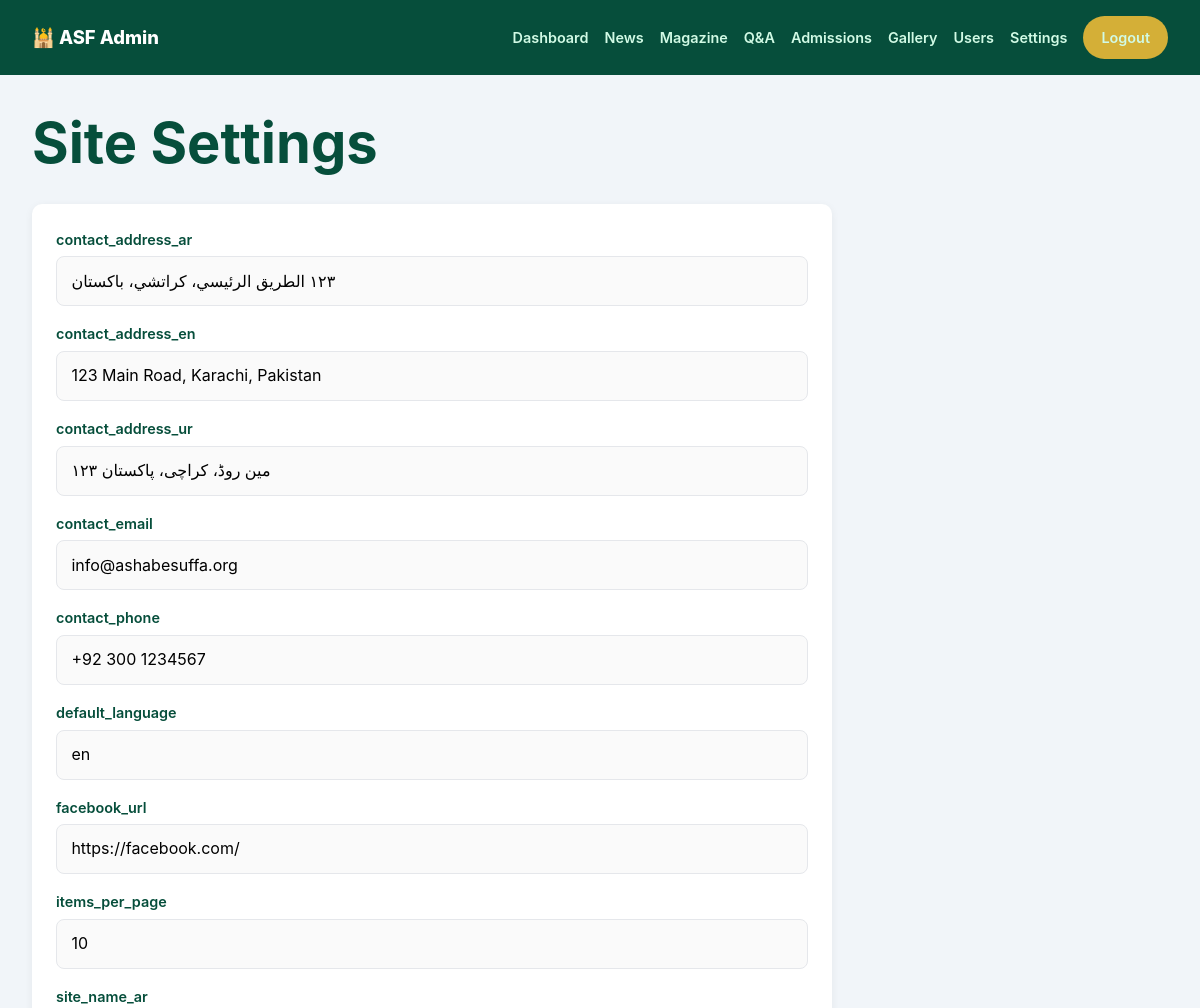
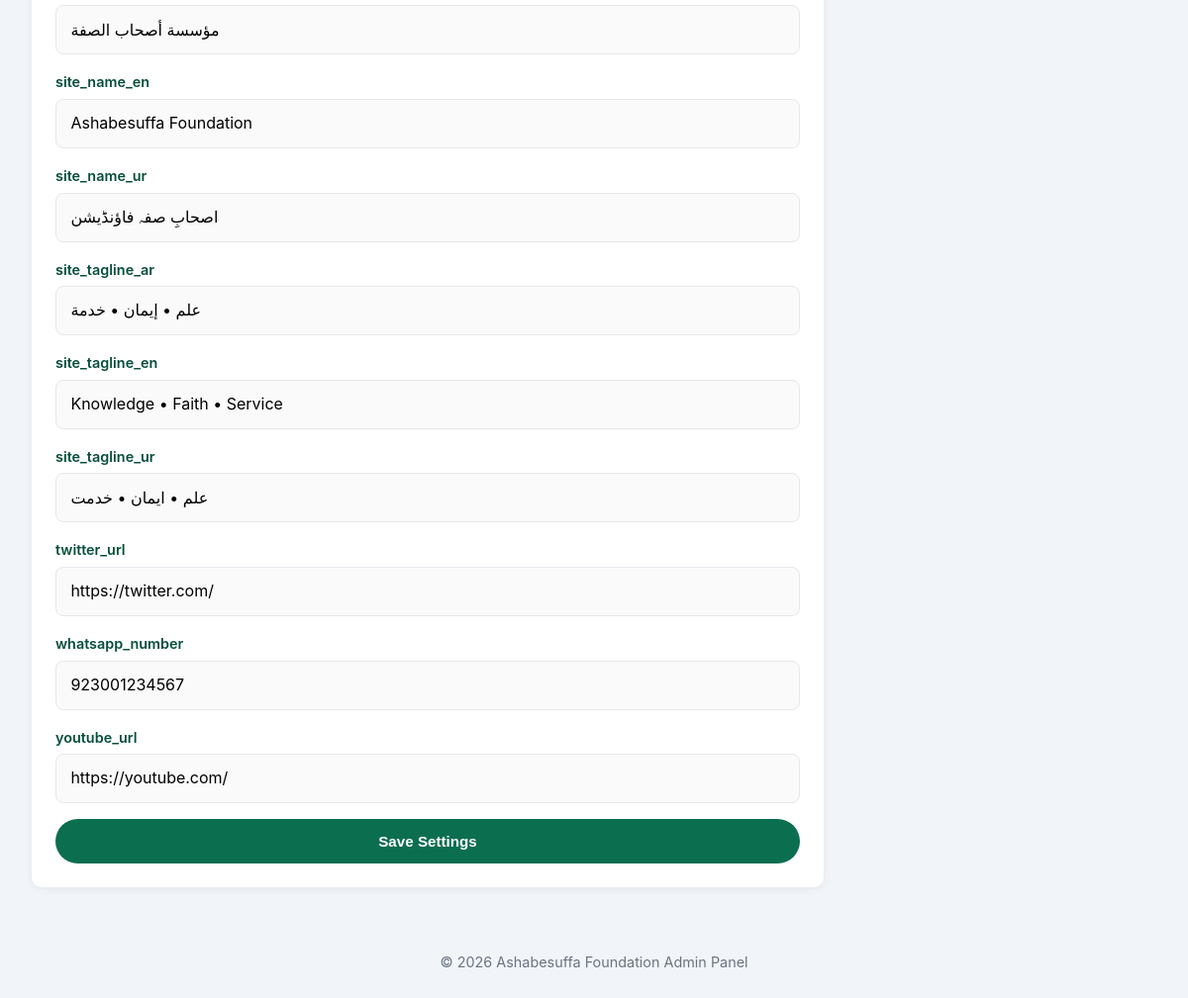
Screenshot of /admin/settings.php (signed in) with the database file from the repository (2 pictures, top to bottom).
### tables this page shows
CREATE TABLE settings (
  id INT UNSIGNED AUTO_INCREMENT PRIMARY KEY,
  setting_key VARCHAR(80) NOT NULL UNIQUE,
  setting_value TEXT,
  updated_at TIMESTAMP DEFAULT CURRENT_TIMESTAMP ON UPDATE CURRENT_TIMESTAMP
);

### config/database.php (called while the page is built, shortened)
<?php
function db() {
    static $pdo = null;
    if ($pdo === null) {
        $dsn = 'mysql:host=' . DB_HOST . ';dbname=' . DB_NAME . ';charset=' . DB_CHARSET;
        $options = [
            PDO::ATTR_ERRMODE            => PDO::ERRMODE_EXCEPTION,
            PDO::ATTR_DEFAULT_FETCH_MODE => PDO::FETCH_ASSOC,
            PDO::ATTR_EMULATE_PREPARES   => false,
            PDO::MYSQL_ATTR_INIT_COMMAND => "SET NAMES utf8mb4 COLLATE utf8mb4_unicode_ci"
        ];
        try {
            $pdo = new PDO($dsn, DB_USER, DB_PASS, $options);
        } catch (PDOException $e) {
            die('Database connection failed: ' . htmlspecialchars($e->getMessage()));
        }
    }
    return $pdo;
}

### includes/functions.php (called while the page is built, shortened)
<?php
function e($str) {
    return htmlspecialchars((string)$str, ENT_QUOTES | ENT_SUBSTITUTE, 'UTF-8');
}

### admin/settings.php (the view, shortened to what this page needs)
<?php
$settings = db()->query("SELECT * FROM settings ORDER BY setting_key")->fetchAll();
?>
<!DOCTYPE html><html><head><meta charset="UTF-8"><title>Settings</title>
<link rel="stylesheet" href="<?= BASE_URL ?>css/style.css"><link rel="stylesheet" href="<?= BASE_URL ?>css/admin.css"></head>
<body class="admin-body">
<?php require __DIR__ . '/includes/admin-header.php'; ?>
<main class="admin-main">
  <h1>Site Settings</h1>
  <form method="post" class="admin-form">
    <?php foreach ($settings as $s): ?>
      <div class="form-group">
        <label><?= e($s['setting_key']) ?></label>
        <input name="setting_<?= e($s['setting_key']) ?>" value="<?= e($s['setting_value']) ?>">
      </div>
    <?php endforeach; ?>
    <button class="btn btn-primary">Save Settings</button>
  </form>
</main>
<?php require __DIR__ . '/includes/admin-footer.php'; ?>

### admin/includes/admin-header.php
<header class="admin-header">
  <a href="<?= BASE_URL ?>admin/dashboard.php" class="admin-logo">🕌 ASF Admin</a>
  <nav class="admin-nav">
    <a href="<?= BASE_URL ?>admin/dashboard.php">Dashboard</a>
    <a href="<?= BASE_URL ?>admin/news.php">News</a>
    <a href="<?= BASE_URL ?>admin/magazine.php">Magazine</a>
    <a href="<?= BASE_URL ?>admin/questions.php">Q&A</a>
    <a href="<?= BASE_URL ?>admin/admissions.php">Admissions</a>
    <a href="<?= BASE_URL ?>admin/gallery.php">Gallery</a>
    <a href="<?= BASE_URL ?>admin/users.php">Users</a>
    <a href="<?= BASE_URL ?>admin/settings.php">Settings</a>
    <a href="<?= BASE_URL ?>admin/logout.php" class="btn btn-sm btn-accent">Logout</a>
  </nav>
</header>

### admin/includes/admin-footer.php (shortened to what this page needs)
<footer class="admin-footer">
  <p>© <?= date('Y') ?> Ashabesuffa Foundation Admin Panel</p>
</footer>
</body>
</html>

### css/style.css (style rules this page uses)
:root { --primary: #0b6e4f; --primary-dark: #064e3b; --primary-light: #e6f4ef; --accent: #d4af37; --accent-dark: #b8941f; --bg: #f8faf7; --text: #1f2937; --muted: #6b7280; --white: #ffffff; --border: #e5e7eb; --radius: 12px; --radius-sm: 8px; --shadow: 0 10px 30px rgba(0,0,0,.08); --shadow-sm: 0 4px 12px rgba(0,0,0,.05); --transition: .25s ease; --font-en: Inter, system-ui, -apple-system, "Segoe UI", Roboto, Arial, sans-serif; --font-ur: "Noto Nastaliq Urdu", "Jameel Noori Nastaleeq", serif; --font-ar: "Amiri", "Scheherazade New", "Traditional Arabic", serif; }
* { box-sizing: border-box; margin: 0; padding: 0; }
html { scroll-behavior: smooth; }
body { font-family: var(--font-en); line-height: 1.6; color: var(--text); background: var(--bg); font-size: 16px; }
a { text-decoration: none; color: inherit; transition: var(--transition); }
h1,h2,h3,h4,h5 { line-height: 1.3; color: var(--primary-dark); font-weight: 700; }
h1 { font-size: clamp(2rem, 5vw, 3.5rem); }
p { color: var(--muted); margin-bottom: 1rem; }
.btn { display: inline-block; padding: .75rem 1.5rem; border-radius: 999px; font-weight: 700; border: 2px solid transparent; cursor: pointer; transition: var(--transition); font-size: .95rem; text-align: center; }
.btn-primary { background: var(--primary); color: var(--white); }
.btn-accent { background: var(--accent); color: var(--primary-dark); }
.btn-sm { padding: .5rem 1rem; font-size: .85rem; }
form { background: var(--white); padding: 2rem; border-radius: var(--radius); box-shadow: var(--shadow); display: grid; gap: 1rem; }
.form-group { display: grid; gap: .35rem; }
.form-group label { font-weight: 600; font-size: .9rem; color: var(--primary-dark); }
input, textarea, select { width: 100%; padding: .85rem 1rem; border: 1px solid var(--border); border-radius: var(--radius-sm); font: inherit; background: #fafafa; transition: var(--transition); }

### css/admin.css (style rules this page uses)
.admin-body { background: #f1f5f9; }
.admin-header { background: #064e3b; color: #fff; padding: 1rem 2rem; display: flex; justify-content: space-between; align-items: center; gap: 1rem; flex-wrap: wrap; }
.admin-logo { color: #fff; font-weight: 800; font-size: 1.15rem; }
.admin-nav { display: flex; gap: 1rem; align-items: center; flex-wrap: wrap; }
.admin-nav a { color: #d1fae5; font-size: .9rem; font-weight: 600; }
.admin-main { padding: 2rem; max-width: 1200px; margin: 0 auto; }
.admin-main h1 { color: #064e3b; margin-bottom: 1.5rem; }
.admin-form { background: #fff; padding: 1.5rem; border-radius: 10px; box-shadow: 0 2px 8px rgba(0,0,0,.06); display: grid; gap: 1rem; max-width: 800px; }
.admin-form .form-group { display: grid; gap: .35rem; }
.admin-form label { font-weight: 600; font-size: .9rem; color: #064e3b; }
.admin-form input, .admin-form textarea, .admin-form select { padding: .7rem .9rem; border: 1px solid #e5e7eb; border-radius: 8px; font: inherit; background: #fafafa; }
.admin-footer { text-align: center; padding: 2rem; color: #6b7280; font-size: .9rem; }

### rows the page displays
settings: setting_key "contact_address_ar", setting_value "١٢٣ الطريق الرئيسي، كراتشي، باكستان"
settings: setting_key "contact_address_en", setting_value "123 Main Road, Karachi, Pakistan"
settings: setting_key "contact_address_ur", setting_value "۱۲۳ مین روڈ، کراچی، پاکستان"
settings: setting_key "contact_email", setting_value "info@ashabesuffa.org"
settings: setting_key "contact_phone", setting_value "+92 300 1234567"
settings: setting_key "default_language", setting_value "en"
settings: setting_key "facebook_url", setting_value "https://facebook.com/"
settings: setting_key "items_per_page", setting_value "10"
settings: setting_key "site_name_ar", setting_value "مؤسسة أصحاب الصفة"
settings: setting_key "site_name_en", setting_value "Ashabesuffa Foundation"
settings: setting_key "site_name_ur", setting_value "اصحابِ صفہ فاؤنڈیشن"
settings: setting_key "site_tagline_ar", setting_value "علم • إيمان • خدمة"
settings: setting_key "site_tagline_en", setting_value "Knowledge • Faith • Service"
settings: setting_key "site_tagline_ur", setting_value "علم • ایمان • خدمت"
settings: setting_key "twitter_url", setting_value "https://twitter.com/"
settings: setting_key "whatsapp_number", setting_value "923001234567"
settings: setting_key "youtube_url", setting_value "https://youtube.com/"
